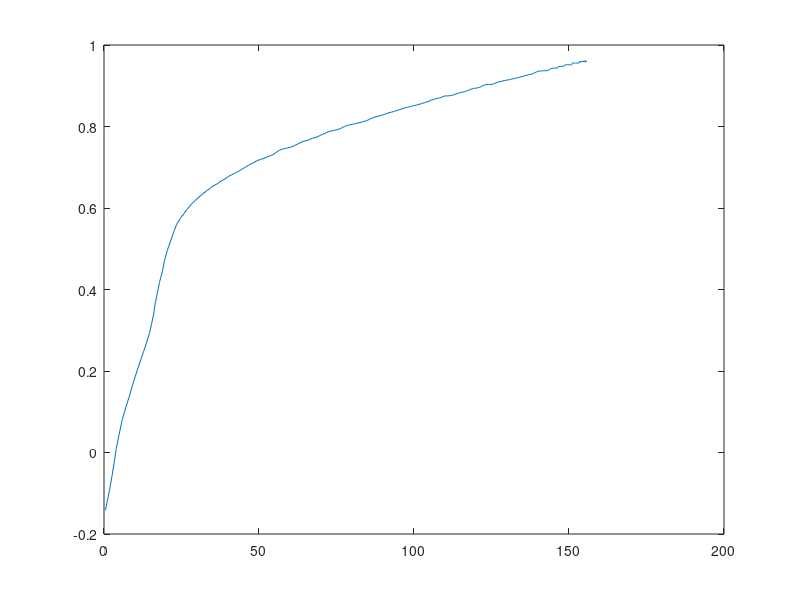

MATLAB code for this plot:
H = [0.464409349
1.161022577
1.857635806
2.554249034
3.250863854
3.947477082
4.87629578
5.805114479
6.966138648
8.127161225
9.055979924
9.984797031
10.91361573
11.84243284
12.77125154
13.70007023
14.62888893
15.32550216
16.02211698
16.48652633
17.18313956
17.87975279
18.80857148
19.50518471
20.43400182
21.5950244
22.5238431
23.45266179
24.61368437
25.77470695
26.70352565
27.63234435
28.56116145
29.48998015
30.41879885
31.11541208
32.04423078
32.97304948
33.90186817
34.59848299
35.52730169
36.4561188
37.15273203
37.84934526
38.77816236
39.47477559
40.17139041
41.10020911
42.02902781
42.72564263
43.65446133
44.35107455
45.04768937
45.7443026
46.67311971
47.36973294
48.29855164
48.99516486
49.69177809
50.38839291
51.31721161
52.24603031
53.17484901
54.10366771
54.80028093
55.49689416
55.96130192
56.65791515
57.35452838
58.28334708
59.21216577
60.14098447
61.06980317
61.76641799
62.46303122
63.15964445
63.85625768
64.5528709
65.48168801
66.41050671
67.10712153
68.03594023
68.73255346
69.42916828
70.1257815
70.82239473
71.51900955
72.21562437
72.9122376
73.60885083
74.30546406
75.00207728
75.69869051
76.39530374
76.85971309
77.55632791
78.25294114
79.18175984
80.11057853
81.03939723
81.96821593
82.89703463
83.59364786
84.29026109
84.98687432
85.45128207
85.91569142
86.61230465
87.076714
87.77332882
88.70214752
89.39876075
90.09537557
90.79199039
91.48860361
91.95301296
92.64962619
93.34623942
94.04285265
94.73946588
95.4360791
96.13269392
96.82930715
97.52592038
98.2225352
98.91915002
99.61576325
100.0801726
100.7767874
101.2411968
101.93781
102.6344232
103.3310365
103.7954442
104.4920574
104.9564668
105.1886723
105.6530816
106.3496964
106.8141058
107.510719
108.2073322
108.9039471
109.3683564
110.0649696
110.7615829
111.4581961
112.1548093
112.8514225
113.3158319
113.7802412
114.2446506
114.7090599
115.1734693
115.8700825
116.3344919
117.0311067
117.495516
117.9599254
118.4243347
119.1209496
119.5853589
120.0497683
120.7463815
121.2107908
121.6751986
122.1396063
122.6040141
123.0684235
123.5328328
123.9972421
124.4616515
125.1582663
125.6226757
126.087085
126.5514944
127.0159037
127.2481076
127.7125169
128.1769263
128.6413356
129.105745
129.8023582
130.266766
130.7311737
131.1955831
131.6599924
132.1244018
132.5888111
133.0532205
133.5176298
133.9820392
134.2142447
134.678654
135.1430633
135.3752672
135.8396766
136.3040859
136.7684953
137.2329046
137.697314
138.1617233
138.3939272
138.6261327
138.8583381
139.3227475
139.5549514
140.0193607
140.2515646
140.7159724
140.9481762
141.4125856
141.8769949
142.3414043
142.8058136
143.270223
143.5024269
143.7346307
143.9668346
144.1990401
144.4312456
144.8956549
145.3600643
145.8244736
146.0566775
146.2888814
146.2888814
146.2888814
146.5210868
146.7532923
147.2177017
147.4499071
147.9143165
148.1465204
148.3787242
148.3787242
148.6109281
148.843132
149.0753359
149.3075397
149.5397436
150.004153
150.2363584
150.4685639
150.7007694
150.9329749
150.9329749
150.9329749
151.1651787
151.1651787
151.3973826
151.6295865
151.8617904
151.8617904
152.0939943
152.3261997
152.5584052
152.5584052
152.7906107
153.0228161
153.0228161
153.25502
153.4872255
153.4872255
153.7194294
153.7194294
153.4872255
153.7194294
153.9516332
153.9516332
154.1838371
154.416041
154.416041
154.6482465
154.6482465
154.6482465
154.6482465
154.6482465
154.6482465
154.8804519
155.1126574
155.3448629
155.5770684
155.3448629
155.3448629
155.3448629
155.3448629
155.3448629
155.5770684
155.3448629
155.3448629
155.3448629
155.3448629
155.3448629
155.3448629
155.3448629
155.1126574
154.8804519
154.6482465
154.6482465
154.416041
154.416041
154.416041
154.416041
154.416041
154.1838371
];
B = [
    -0.141947651
-0.115956136
-0.088952277
-0.058911395
-0.025833504
0.009269079
0.044261841
0.078242281
0.109075889
0.136872466
0.16174181
0.18458649
0.206418791
0.227238758
0.248058702
0.26887869
0.291723347
0.314677837
0.339656995
0.364745985
0.390737479
0.416728972
0.443622991
0.470626819
0.496508525
0.521268064
0.54208803
0.55987097
0.574507075
0.586106153
0.595790349
0.604462233
0.61212176
0.618768952
0.625416122
0.630148433
0.635783246
0.641418082
0.646040583
0.650772871
0.655395349
0.659005516
0.66272547
0.666445424
0.670055568
0.673775522
0.677495476
0.681105642
0.684715764
0.68742336
0.691033504
0.694753458
0.697461055
0.701181031
0.70479122
0.708511174
0.711108961
0.714828893
0.716524133
0.71923173
0.720817205
0.724427371
0.727025202
0.729623033
0.732330653
0.736050584
0.738867992
0.741575589
0.744283208
0.745868661
0.747454135
0.74903961
0.751637441
0.75434506
0.757052679
0.759760276
0.762467874
0.764163136
0.765748589
0.768346377
0.771054017
0.772639492
0.774334754
0.777042373
0.77974997
0.781445211
0.78415283
0.786860448
0.788555711
0.789238661
0.790933945
0.791616851
0.793312114
0.795007376
0.797824805
0.799520089
0.802227686
0.803813117
0.805398569
0.806984022
0.808569474
0.810154971
0.811850278
0.81354554
0.815240803
0.817045875
0.818850947
0.82054621
0.822351304
0.824046566
0.825632018
0.827327281
0.829022543
0.830717805
0.83241309
0.834218184
0.834901089
0.836596352
0.838291614
0.839986877
0.84168214
0.843377446
0.845072708
0.846767971
0.847450876
0.849146138
0.850841378
0.851634116
0.852317043
0.854122137
0.854805065
0.856500327
0.85819559
0.860000663
0.86068359
0.862488684
0.864403566
0.865196325
0.865879275
0.867684324
0.869379565
0.870062493
0.871757733
0.873562783
0.875258067
0.874928638
0.875611566
0.876294516
0.877989801
0.878782538
0.880587632
0.881380369
0.883185441
0.883978179
0.884661106
0.885453844
0.887149106
0.888954156
0.889746871
0.891551921
0.893247183
0.89403992
0.893820323
0.895515585
0.896308323
0.898113395
0.899918468
0.90172354
0.902516278
0.903309015
0.903089395
0.902869776
0.903552725
0.904345485
0.906150579
0.906943316
0.90874841
0.909650935
0.910443651
0.910224031
0.912029103
0.912821818
0.913504724
0.91429744
0.915090156
0.915882893
0.91667563
0.917468368
0.918261105
0.919053842
0.919846579
0.920639317
0.921541864
0.922334601
0.923127338
0.924029885
0.924822623
0.92561536
0.926408097
0.928213169
0.92799355
0.928786265
0.92968879
0.930591315
0.931493862
0.933298912
0.934201437
0.934994152
0.935896677
0.936689393
0.936579606
0.936360008
0.937152768
0.93693317
0.936713551
0.937506266
0.939421148
0.939311317
0.941226199
0.942128745
0.943031292
0.942811673
0.94360441
0.943384791
0.943274981
0.943165172
0.944177528
0.945189885
0.946092432
0.946994979
0.947787716
0.947677906
0.947458287
0.947348477
0.948251002
0.949263337
0.950165862
0.95106841
0.951970957
0.951861169
0.951751382
0.951531785
0.951421975
0.951312165
0.951202355
0.952104879
0.953117214
0.954129549
0.955032074
0.956044409
0.955934599
0.95582479
0.95571498
0.95571498
0.955605171
0.955495361
0.955385551
0.955385551
0.955275741
0.955165931
0.956178288
0.957080835
0.957983382
0.958995738
0.958885951
0.958885951
0.95899576
0.958885951
0.958776142
0.959788476
0.959678667
0.959568857
0.959568857
0.959459047
0.959459047
0.959459047
0.959459047
0.959459047
0.959459047
0.959349237
0.959239427
0.959129617
0.959019807
0.960141952
0.960141952
0.960141952
0.960141952
0.960141952
0.959019807
0.959129617
0.959129617
0.960141974
0.960141974
0.960141974
0.961154309
0.961154309
0.960251762
0.960361572
0.960471382
0.959459047
0.959568857
0.959568857
0.959568857
0.959568857
0.959568857
0.959678667
];
td_bh_curve = [H , B]';
plot(H,B)
